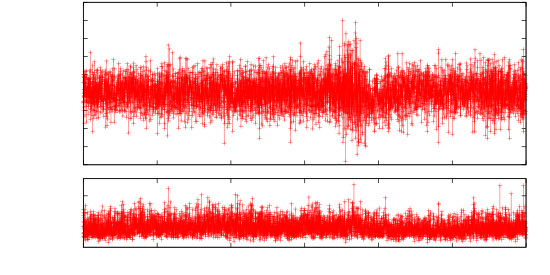

Source code (gnuplot):
clear
reset
file = "laserstabilitaet_a_iScan+FOL"
datafile = sprintf('../dat/%s.dat',file)

starttime = 497431555

set term push
set term epslatex color 10 size 14cm, 7cm
set out sprintf('%s.tex',file)
set multiplot



#set fit errorvariables
#set dummy f
#f(x)=a*x+b
#b=14
#a=0.02
#fit f(x) datafile using 1:2:3 via a,b
#set label 1 sprintf('$\chi^2_{\mathrm{red}} = %.4f$',FIT_WSSR/FIT_NDF) at graph 0.90, 0.90


set origin 0, 0.4
set size 1, 0.6
set bmargin 0
set tmargin 0.2
set lmargin 10
unset key
unset xlabel
set format x ""
#set xlabel 'Zeit [min]'
set ylabel 'relative Frequenz [MHz]' -1,1
set samples 100000
set xrange [0:120]
plot datafile using (($1-starttime)/60000):4 with linespoints pt 1 lt 1 lc 1


set origin 0, 0.0
set size 1, 0.4
set tmargin 1
set bmargin 2
set format x "%g"
unset key
set xlabel 'Zeit [min]' 0,0.5
set ylabel 'Jitter [MHz]' -1,0
set ytic 5,5,15
set samples 100000
set xrange [0:120]
set yrange [0:20]
plot datafile using (($1-starttime)/60000):2 with linespoints pt 1 lt 1 lc 1

unset multiplot
unset out
